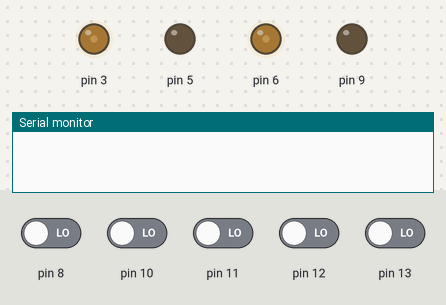
Bench run of a program on a simulated Arduino Uno, built with avr-gcc and run on an emulated ATmega328P. On the bench: output pins drawn as LEDs (lit = HIGH), the last lines printed to the serial monitor. The inputs (shaded band) are chosen by the test bench; at power-on: pin 8, pin 10–13 LOW.

Above: at 1.25 s.
1.3 s: pin 8 driven HIGH
2.8 s: pin 12 driven HIGH
At 3.7 s:
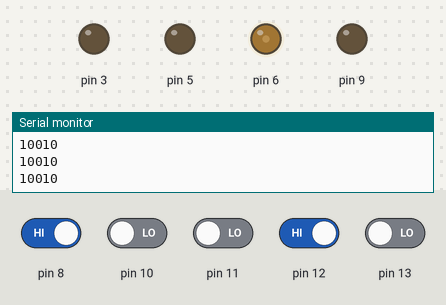
4.3 s: pin 13 driven HIGH
At 5.3 s:
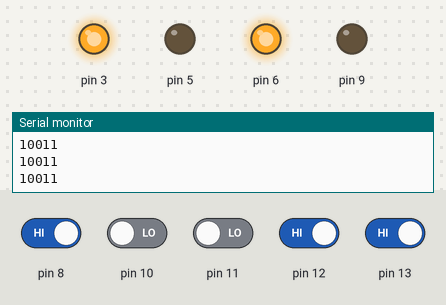
5.8 s: pin 8 driven LOW
At 6.9 s:
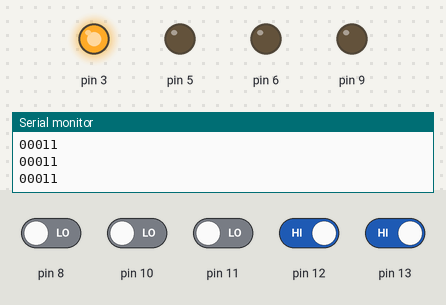
7.3 s: pin 10 driven HIGH
At 7.8 s:
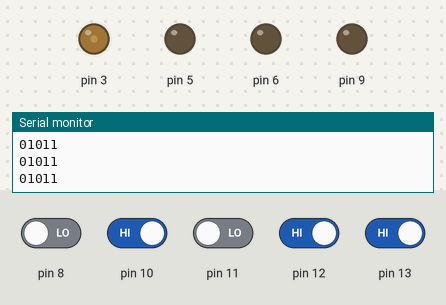
8.8 s: pin 10 driven LOW
At 9.4 s:
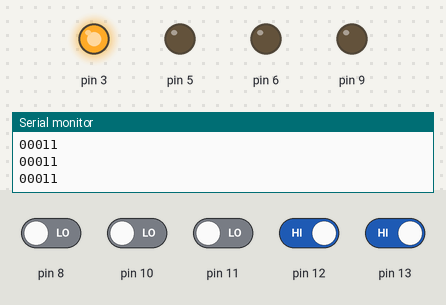
Timing chart, 0 to 11.3 s (numbered marks = the images above; inputs shaded):
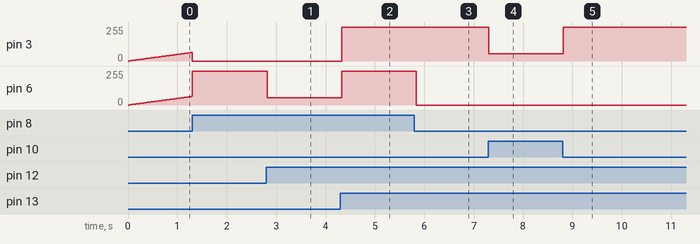

Measured:
- after the input at 2.8 s, pin 6: 255/255 → 55/255 at once
- after the input at 4.3 s, pin 3: 0/255 → 255/255 at once; pin 6: 55/255 → 255/255 at once
- after the input at 5.8 s, pin 6: 255/255 → 0/255 at once
- after the input at 7.3 s, pin 3: 255/255 → 55/255 at once
- after the input at 8.8 s, pin 3: 55/255 → 255/255 at once

The program:

main.cpp
```cpp
#include <Arduino.h>

class DCMotor
{
public:
  int speed = 255;
  int pin1;
  int pin2;

  DCMotor(int in1, int in2)
  {
    pin1 = in1;
    pin2 = in2;
    pinMode(pin1, OUTPUT);
    pinMode(pin2, OUTPUT);
  }

  void set_speed(int spd)
  {
    speed = spd;
  }

  void forward()
  {
    analogWrite(pin1, speed);
    digitalWrite(pin2, LOW);
  }

  void backward()
  {
    digitalWrite(pin1, LOW);
    analogWrite(pin2, speed);
  }

  void stop()
  {
    digitalWrite(pin1, LOW);
    digitalWrite(pin2, LOW);
  }

  void brake()
  {
    digitalWrite(pin1, HIGH);
    digitalWrite(pin2, HIGH);
  }
};

class LineFollower
{
public:
  int ir1, ir2, ir3, ir4, ir5;
  int values[5];

  LineFollower(int port1, int port2, int port3, int port4, int port5)
  {
    ir1 = port1;
    ir2 = port2;
    ir3 = port3;
    ir4 = port4;
    ir5 = port5;
    pinMode(ir1, INPUT);
    pinMode(ir2, INPUT);
    pinMode(ir3, INPUT);
    pinMode(ir4, INPUT);
    pinMode(ir5, INPUT);
  }

  void refresh_values()
  {
    int ports[] = {ir1, ir2, ir3, ir4, ir5};
    for (int i = 0; i <= 4; i++)
    {
      values[i] = digitalRead(ports[i]);
    }
  }
};

// Derrete Roda (Roboforge Zer0)
// DCMotor left_motor(6, 9);
// DCMotor right_motor(3, 5);
// LineFollower line_follower(8, 10, 11, 12, 13);

// Sally (Forge and Furious)
DCMotor left_motor(6, 9);
DCMotor right_motor(3, 5);
LineFollower line_follower(8, 10, 11, 12, 13);

// Snoopy (Roboforge F1)
// DCMotor left_motor(4, 16);
// DCMotor right_motor(5, 17);
// LineFollower line_follower(23, 22, 21, 19, 18);

void setup()
{
  Serial.begin(9600);
}

void loop()
{

  // line_follower.refresh_values();
  // for (int i = 0; i <= 4; i++)
  // {
  //   Serial.print(line_follower.values[i]);
  // }
  // Serial.println("");
  // delay(100);

  // left_motor.set_speed(255);
  // left_motor.forward();
  // right_motor.set_speed(140);
  // right_motor.forward();

  // Serial.print(left_motor.speed);
  // Serial.println(right_motor.speed);
  // delay(2000);

  // Aumenta a velocidade inicial gradativamente (tratativa motor Sally)
  int velocidade = 0;
  while (velocidade < 170)
  {
    right_motor.set_speed(velocidade);
    left_motor.set_speed(velocidade);
    right_motor.forward();
    left_motor.forward();
    delay(20);
    velocidade++;

    line_follower.refresh_values();

    // Tratativa de segurança
    // (se o robô tá se movendo e viu a linha com outro sensor, já pode
    // começar a seguir)
    if (
        line_follower.values[0] or
        line_follower.values[1] or
        line_follower.values[3] or
        line_follower.values[4])
      break;
  }

  while (1)
  {

    int vel_left = 255;
    int vel_right = 255;

    line_follower.refresh_values();

    for (int i = 0; i <= 4; i++)
    {
      Serial.print(line_follower.values[i]);
    }
    Serial.println("");

    // Sensores intermediários
    if (line_follower.values[1])
    {
      vel_right -= 200;
    }
    if (line_follower.values[3])
    {
      vel_left -= 200;
    }

    // Sensores das extremidades
    if (line_follower.values[0])
    {
      vel_right = 0;
    }
    if (line_follower.values[4])
    {
      vel_left = 0;
    }

    if (line_follower.values[0] && line_follower.values[4])
    {
      // cruzamento (tratativa pra não travar)
      vel_left = 255;
      vel_right = 255;
    }
    left_motor.set_speed(vel_left);
    left_motor.forward();

    right_motor.set_speed(vel_right);
    right_motor.forward();
    delay(50);
  }
}
```
